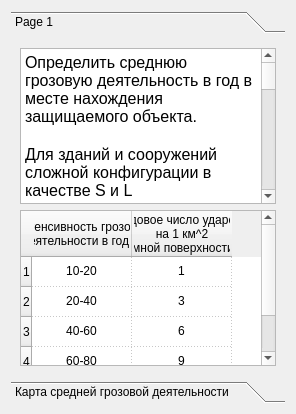
      <widget class="QWidget" name="page_2">
       <layout class="QVBoxLayout" name="verticalLayout_2">
        <item>
         <widget class="QToolBox" name="toolBox">
          <property name="currentIndex">
           <number>0</number>
          </property>
          <widget class="QWidget" name="page_7">
           <property name="geometry">
            <rect>
             <x>0</x>
             <y>0</y>
             <width>107</width>
             <height>199</height>
            </rect>
           </property>
           <attribute name="label">
            <string>Page 1</string>
           </attribute>
           <layout class="QVBoxLayout" name="verticalLayout_8">
            <item>
             <widget class="QTextBrowser" name="textBrowser">
              <property name="html">
               <string>&lt;!DOCTYPE HTML PUBLIC &quot;-//W3C//DTD HTML 4.0//EN&quot; &quot;http://www.w3.org/TR/REC-html40/strict.dtd&quot;&gt;
&lt;html&gt;&lt;head&gt;&lt;meta name=&quot;qrichtext&quot; content=&quot;1&quot; /&gt;&lt;style type=&quot;text/css&quot;&gt;
p, li { white-space: pre-wrap; }
&lt;/style&gt;&lt;/head&gt;&lt;body style=&quot; font-family:'MS Shell Dlg 2'; font-size:7.8pt; font-weight:400; font-style:normal;&quot;&gt;
&lt;p style=&quot; margin-top:0px; margin-bottom:0px; margin-left:0px; margin-right:0px; -qt-block-indent:0; text-indent:0px;&quot;&gt;&lt;span style=&quot; font-size:12pt;&quot;&gt;Определить среднюю грозовую деятельность в год в месте нахождения защищаемого объекта.&lt;/span&gt;&lt;/p&gt;
&lt;p style=&quot;-qt-paragraph-type:empty; margin-top:0px; margin-bottom:0px; margin-left:0px; margin-right:0px; -qt-block-indent:0; text-indent:0px; font-size:12pt;&quot;&gt;&lt;br /&gt;&lt;/p&gt;
&lt;p style=&quot; margin-top:0px; margin-bottom:0px; margin-left:0px; margin-right:0px; -qt-block-indent:0; text-indent:0px;&quot;&gt;&lt;span style=&quot; font-size:12pt;&quot;&gt;Для зданий и сооружений сложной конфигурации в качестве S и L рассматриваются ширина и длина наименьшего прямоугольника, в который может быть вписано здание и сооружение в плане.&lt;/span&gt;&lt;/p&gt;
&lt;p style=&quot;-qt-paragraph-type:empty; margin-top:0px; margin-bottom:0px; margin-left:0px; margin-right:0px; -qt-block-indent:0; text-indent:0px; font-size:12pt;&quot;&gt;&lt;br /&gt;&lt;/p&gt;
&lt;p style=&quot; margin-top:0px; margin-bottom:0px; margin-left:0px; margin-right:0px; -qt-block-indent:0; text-indent:0px;&quot;&gt;&lt;span style=&quot; font-size:12pt;&quot;&gt;В горных районах большая часть разрядов молнии происходит между облаками, поэтому значение n может оказаться существенно меньше. Районы, где имеются слои почвы высокой проводимости, как показывают наблюдения, избирательно поражаются разрядами молнии, поэтому значение n в этих районах может оказаться существенно выше. Избирательно могут поражаться районы с плохо проводящими грунтами, в которых проложены протяженные металлические коммуникации (кабельные линии, металлические трубопроводы). Избирательно поражаются также возвышающиеся над поверхностью земли металлические предметы (вышки, дымовые трубы).&lt;/span&gt;&lt;/p&gt;&lt;/body&gt;&lt;/html&gt;</string>
              </property>
             </widget>
            </item>
            <item>
             <widget class="QTableWidget" name="LightningIntensityTable">
              <property name="sizePolicy">
               <sizepolicy hsizetype="Expanding" vsizetype="Expanding">
                <horstretch>0</horstretch>
                <verstretch>0</verstretch>
               </sizepolicy>
              </property>
              <property name="inputMethodHints">
               <set>Qt::ImhNone</set>
              </property>
              <property name="editTriggers">
               <set>QAbstractItemView::NoEditTriggers</set>
              </property>
              <property name="selectionMode">
               <enum>QAbstractItemView::NoSelection</enum>
              </property>
              <property name="verticalScrollMode">
               <enum>QAbstractItemView::ScrollPerPixel</enum>
              </property>
              <property name="horizontalScrollMode">
               <enum>QAbstractItemView::ScrollPerPixel</enum>
              </property>
              <property name="gridStyle">
               <enum>Qt::DotLine</enum>
              </property>
              <attribute name="horizontalHeaderCascadingSectionResizes">
               <bool>false</bool>
              </attribute>
              <attribute name="horizontalHeaderStretchLastSection">
               <bool>false</bool>
              </attribute>
              <attribute name="verticalHeaderCascadingSectionResizes">
               <bool>false</bool>
              </attribute>
              <row>
               <property name="text">
                <string>1</string>
               </property>
              </row>
              <row>
               <property name="text">
                <string>2</string>
               </property>
              </row>
              <row>
               <property name="text">
                <string>3</string>
               </property>
              </row>
              <row>
               <property name="text">
                <string>4</string>
               </property>
              </row>
              <row>
               <property name="text">
                <string>5</string>
               </property>
              </row>
              <column>
               <property name="text">
                <string>Интенсивность грозовой
деятельности в год, ч</string>
               </property>
               <property name="textAlignment">
                <set>AlignCenter</set>
               </property>
              </column>
              <column>
               <property name="text">
                <string>Среднегодовое число ударов молнии
на 1 км^2
 земной поверхности, n</string>
               </property>
               <property name="textAlignment">
                <set>AlignCenter</set>
               </property>
              </column>
              <item row="0" column="0">
               <property name="text">
                <string>10-20</string>
               </property>
               <property name="textAlignment">
                <set>AlignCenter</set>
               </property>
              </item>
              <item row="0" column="1">
               <property name="text">
                <string>1</string>
               </property>
               <property name="textAlignment">
                <set>AlignCenter</set>
               </property>
              </item>
              <item row="1" column="0">
               <property name="text">
                <string>20-40</string>
               </property>
               <property name="textAlignment">
                <set>AlignCenter</set>
               </property>
              </item>
              <item row="1" column="1">
               <property name="text">
                <string>3</string>
               </property>
               <property name="textAlignment">
                <set>AlignCenter</set>
               </property>
              </item>
              <item row="2" column="0">
               <property name="text">
                <string>40-60</string>
               </property>
               <property name="textAlignment">
                <set>AlignCenter</set>
               </property>
              </item>
              <item row="2" column="1">
               <property name="text">
                <string>6</string>
               </property>
               <property name="textAlignment">
                <set>AlignCenter</set>
               </property>
              </item>
              <item row="3" column="0">
               <property name="text">
                <string>60-80</string>
               </property>
               <property name="textAlignment">
                <set>AlignCenter</set>
               </property>
              </item>
              <item row="3" column="1">
               <property name="text">
                <string>9</string>
               </property>
               <property name="textAlignment">
                <set>AlignCenter</set>
               </property>
              </item>
              <item row="4" column="0">
               <property name="text">
                <string>80 и более</string>
               </property>
               <property name="textAlignment">
                <set>AlignCenter</set>
               </property>
              </item>
              <item row="4" column="1">
               <property name="text">
                <string>12</string>
               </property>
               <property name="textAlignment">
                <set>AlignCenter</set>
               </property>
              </item>
             </widget>
            </item>
           </layout>
          </widget>
          <widget class="QWidget" name="page_8">
           <property name="geometry">
            <rect>
             <x>0</x>
             <y>0</y>
             <width>83</width>
             <height>38</height>
            </rect>
           </property>
           <attribute name="label">
            <string>Карта средней грозовой деятельности</string>
           </attribute>
           <layout class="QVBoxLayout" name="verticalLayout_7">
            <item>
             <widget class="QLabel" name="ligtningFrequencyImage">
              <property name="text">
               <string>TextLabel</string>
              </property>
             </widget>
            </item>
           </layout>
          </widget>
         </widget>
        </item>
       </layout>
      </widget>
